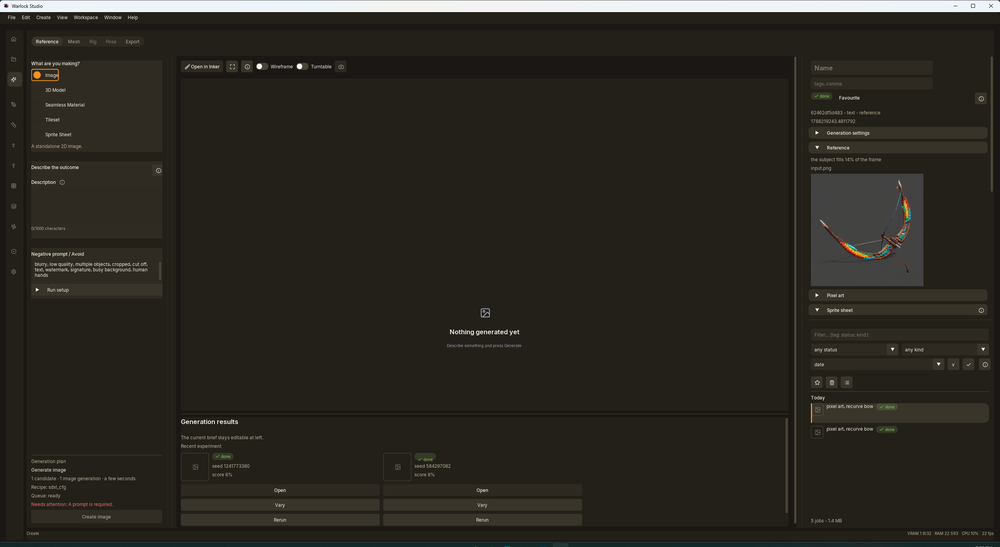
#> input picture ss1.png, 1000 x 547 px, shrunk from 2560 x 1401 before the run; its folder holds only this picture in this run
$ python -i pixel.py   (imports and definitions only)
#> lines starting #> are read from the running program, lines starting #| are printed output that depends on the picture; after the words box and inside, x2 and y2 are one past the last pixel; in counts of white or black regions, pixels touching at a corner belong together
"""Pixel-art processing and measurement: grids, palettes, dithering, cleanup.

The thing this module exists for is the *grid*. A pixel-art generator draws
logical pixels as square blocks -- typically 8x8 -- on a 1024 canvas, and that
block lattice has both a period and a **phase**: the first cell rarely starts at
x=0. Reducing such an image by cropping to the subject first and then scaling by
an arbitrary ratio destroys it twice over, once by moving the origin off the
lattice and once by sampling at non-cell-centre positions, and what comes out is
a small photograph of pixel art rather than pixel art. So the phase is measured
(``detect_grid``) and the reduction is taken at cell centres on the *full frame*
(``downscale_grid``); cropping happens afterwards, in logical space.

Processing and measurement live together on purpose: the bench's pixel metrics
(``bench/metrics.score_reference``) and the export path have to agree about what
"on the grid" means, and two implementations of that would drift.

Pure in the way ``seam.py`` is: stdlib at module level, NumPy and Pillow inside
the functions, no imports from ``service``/``queue``/``studio``. Nothing here
writes a file or decides where one goes.
"""

from __future__ import annotations

import hashlib
import re
from dataclasses import dataclass
from typing import TYPE_CHECKING, Any

if TYPE_CHECKING:  # pragma: no cover - typing only
    from PIL import Image as _ImageModule

    PILImage = _ImageModule.Image
else:  # pragma: no cover - runtime alias
    PILImage = Any

RGB = tuple[int, int, int]

# Cell sizes a generator plausibly draws on a 1024 canvas. Integers only in v1:
# a fractional period would need sub-pixel resampling to reduce, which is the
# blending this whole module exists to avoid. 8 is what pixel-art-xl produces.
GRID_SCALES: tuple[int, ...] = (4, 5, 6, 8, 10, 12, 16)

# Normalized within-cell variance below which the lattice is considered real.
# Provisional: Phase C's bench run over bench/suites/pixel-v1 calibrates it from
# the observed separation between an on-grid generation and an off-grid one, and
# docs/measurements/2026-08-06-pixel-art-xl.md is that document (procedure
# pre-registered, run not yet taken) and comes before it moves -- the pattern
# trellis_band and mesh_hole_max both set.
GRID_RESIDUAL_MAX = 0.05

# Alpha is binary in pixel art: a cell is drawn or it is not. The threshold is
# the midpoint rather than anything tuned, because the input is either already
# binary (a cutout) or a resample artefact.
ALPHA_THRESHOLD = 128

# Below this a "grid" is a handful of cells and the statistic is noise.
_MIN_CELLS = 4


@dataclass(frozen=True, slots=True)
class PixelOpts:
    """Everything about a pixel export that is not its size.

    Frozen and defaulted so that ``PixelOpts()`` is exactly the legacy export:
    no palette file, no dither, no cleanup, and ``colors`` carrying the old
    median-cut cap. Callers compare a stored manifest against these fields to
    decide staleness, which is why ``palette_hash`` is content-derived -- a
    palette file edited in place keeps its name and must still re-derive.
    """

    colors: int = 0
    palette_name: str | None = None
    palette: tuple[RGB, ...] | None = None
    palette_hash: str | None = None
    dither: bool = False
    cleanup: bool = False


# --------------------------------------------------------------------------
# Palette files
# --------------------------------------------------------------------------

_HEX_RE = re.compile(r"^#?([0-9a-fA-F]{6})$")


# [56 lines left out: functions parse_hex, parse_gpl, not called in this run]


# --------------------------------------------------------------------------
# The two ported readers
# --------------------------------------------------------------------------
#
# ``studio/inker/gpl.py`` reads these same two formats for the Inker's own
# import, and the code below is a **port** of that module's ``parse_jasc`` and
# ``parse_txt`` rather than a call to them: this package may not import the
# studio, and the studio's headless Inker package may not import this one. Two
# readers of one format is a real cost and the accepted one here.
#
# What keeps it survivable is that the duplication is pinned rather than
# trusted: ``tests/inker/test_palette_formats.py`` feeds the same fixture bytes
# to both sides and asserts the same colours come back, for every format both
# can read. Change the tolerance of one of these and that test fails.

_ARGB_RE = re.compile(r"^#?([0-9a-fA-F]{8})$")

#: The two lines a JASC ``.pal`` starts with. Only the first is checked; the
#: version has been ``0100`` since Paint Shop Pro shipped it and no reader in
#: the wild looks at it.
JASC_HEADER = "JASC-PAL"


# [64 lines left out: functions parse_pal, parse_txt, not called in this run]


def _clamp(value: int) -> int:
    return max(0, min(255, int(value)))


#: Every suffix :func:`parse_palette` reads, and the reader for it. Two-way
#: against ``service.palettes.SUFFIXES``: a suffix that directory offers and
#: this cannot read is a file the picker lists and the loader refuses, and one
#: this reads that the directory ignores is a reader nobody can reach. A test
#: asserts the two keys match.
PARSERS = {
    ".hex": parse_hex,
    ".gpl": parse_gpl,
    ".pal": parse_pal,
    ".txt": parse_txt,
}


# [207 lines left out: functions parse_palette, palette_digest, _luma, _axis_phase, grid_residual, detect_grid and 3 more, not called in this run]


_srgb_lut_cache: Any = None


# [39 lines left out: functions _get_srgb_lut, _to_oklab, not called in this run]


# A 4x4 Bayer matrix, in threshold units of 1/16. Ordered rather than
# error-diffused on purpose: diffusion is serial, spreads a decision across
# neighbouring cells and so is unstable under any later crop, while an ordered
# matrix is a pure function of position -- the same pixel dithers the same way
# whatever else is in the frame.
_BAYER4 = (
    (0, 8, 2, 10),
    (12, 4, 14, 6),
    (3, 11, 1, 9),
    (15, 7, 13, 5),
)


# [97 lines left out: functions _nearest_native, map_palette, snap_alpha, not called in this run]


def clean_orphans(image: PILImage) -> tuple[PILImage, int]:
    """Lone pixels take their neighbourhood's colour.

    A pixel none of whose eight neighbours shares its colour is, at 32px, an
    artefact of the reduction rather than a decision -- the generator does not
    place single-pixel detail at that size. It is replaced by the most common
    colour among its neighbours, so a deliberate two-pixel highlight survives
    (each of the pair has the other) while a stray does not.

    Transparent pixels are left alone in both roles: an isolated *hole* is a
    silhouette decision, and the alpha snap above already made it deliberate.
    """
    import numpy as np
    from PIL import Image

    rgba = np.asarray(image.convert("RGBA"))
    h, w = rgba.shape[:2]
    if h < 3 or w < 3:
        return (image.convert("RGBA"), 0)
    opaque = rgba[:, :, 3] > 0
    # One integer per distinct colour, so "same colour" is one comparison.
    rgb = rgba[:, :, :3].astype(np.int64)
    code = (rgb[:, :, 0] << 16) | (rgb[:, :, 1] << 8) | rgb[:, :, 2]
    code = np.where(opaque, code, -1)

    padded = np.pad(code, 1, constant_values=-1)
    neighbours = [
        padded[1 + dy : 1 + dy + h, 1 + dx : 1 + dx + w]
        for dy in (-1, 0, 1)
        for dx in (-1, 0, 1)
        if (dy, dx) != (0, 0)
    ]
    stack = np.stack(neighbours, axis=-1)
    lonely = opaque & ~(stack == code[:, :, None]).any(axis=-1)
    if not lonely.any():
        return (Image.fromarray(rgba, "RGBA"), 0)

    out = rgba.copy()
    ys, xs = np.nonzero(lonely)
    for y, x in zip(ys.tolist(), xs.tolist(), strict=True):
        vals = [v for v in stack[y, x].tolist() if v >= 0]
        if not vals:
            continue
        winner = max(set(vals), key=vals.count)
        out[y, x, :3] = (
            (winner >> 16) & 0xFF,
            (winner >> 8) & 0xFF,
            winner & 0xFF,
        )
    return (Image.fromarray(out, "RGBA"), int(lonely.sum()))


# --------------------------------------------------------------------------
# Measurement
# --------------------------------------------------------------------------


def report(
    image: PILImage,
    *,
    palette: tuple[RGB, ...] | None = None,
    grid: dict[str, Any] | None = None,
) -> dict[str, Any]:
    """Four advisory numbers about a finished pixel export.

    Advisory in the sense every measurement in this codebase is: nothing here
    fails anything, the numbers go on the manifest and the user decides.
    """
    import numpy as np

    rgba = np.asarray(image.convert("RGBA"))
    opaque = rgba[:, :, 3] > 0
    total = int(opaque.sum())
    pixels = rgba[:, :, :3][opaque]
    colors = int(len(np.unique(pixels.reshape(-1, 3), axis=0))) if total else 0

    out: dict[str, Any] = {"colors": colors, "opaque": total}
    if palette:
        entries = {tuple(int(c) for c in e) for e in palette}
        if total:
            member = sum(
                1 for row in np.unique(pixels.reshape(-1, 3), axis=0).tolist()
                if tuple(row) in entries
            )
            out["palette_fraction"] = float(member) / max(1, colors)
        else:
            out["palette_fraction"] = 1.0
    _, orphans = clean_orphans(image)
    out["orphan_fraction"] = (float(orphans) / total) if total else 0.0
    if grid is not None:
        out["grid_residual"] = grid.get("residual")
        out["grid_scale"] = grid.get("scale")
    return out


# [24 lines left out: function verdict, not called in this run]

>>> from PIL import Image
>>> picture = Image.open('../../../ss1.png')
#> picture is the input picture: PIL image 1000x547 RGBA; mean R, G, B, A 42.6, 39.7, 33.1, 255
>>> result = report(picture)
#> in report, `opaque = rgba[:, :, 3] > 0`: opaque: shape (547, 1000) bool; every value is 1
#> in report, `total = int(opaque.sum())`: total = 547000
#> in report, `colors = int(len(np.unique(pixels.reshape(-1, 3), axis=0))) if total e..`: colors = 5319
#> in report, `out: dict[str, Any] = {"colors": colors, "opaque": total}`: out = {'colors': 5319, 'opaque': 547000}
#> in clean_orphans, `padded = np.pad(code, 1, constant_values=-1)`:
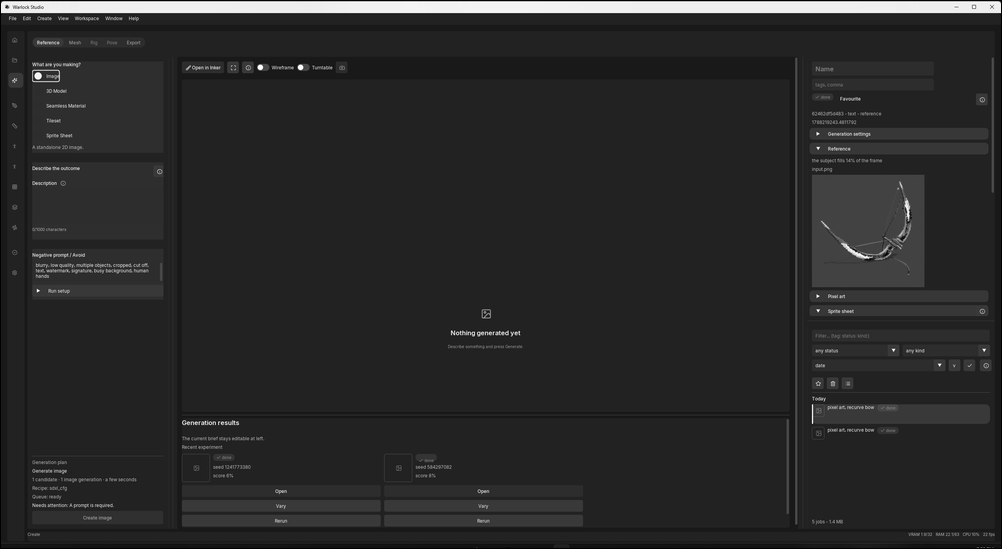
#> padded: shape (549, 1002) int64; min -1, max 16777215, mean 2783039.4; drawn with min black and max white
#> in clean_orphans, `neighbours = [ padded[1 + dy : 1 + dy + h, 1 + dx : 1 + dx + w] for dy..`: neighbours = 8 items
#> in clean_orphans, `lonely = opaque & ~(stack == code[:, :, None]).any(axis=-1)`:
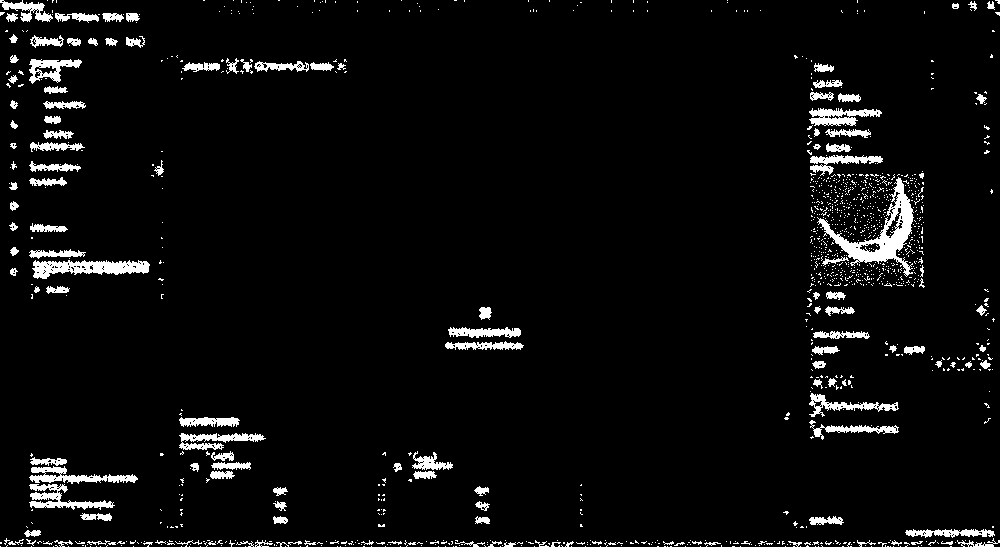
#> lonely: shape (547, 1000) bool; 4.7% white; 1242 white regions (1108 under 20 px), largest, box (x1, y1, x2, y2) and area: (817, 177, 914, 277) 2367, (32, 260, 150, 279) 1334, (29, 484, 115, 510) 872
#> the loop in clean_orphans, `for y, x in zip(ys.tolist(), xs.tolist(), strict=True):` made 25526 passes
#> (y, x, vals, winner) on passes 1 to 3: (0, 0, [7435128, 9080210, 15989245], 7435128), (0, 1, [2961205, 11449271, 9080210, 15989245, 16252415], 9080210), (0, 2, [7435128, 11975358, 15989245, 16252415, 16252415], 16252415)
#> after the loop in clean_orphans, `for y, x in zip(ys.tolist(), xs.tolist(), strict=True):`:
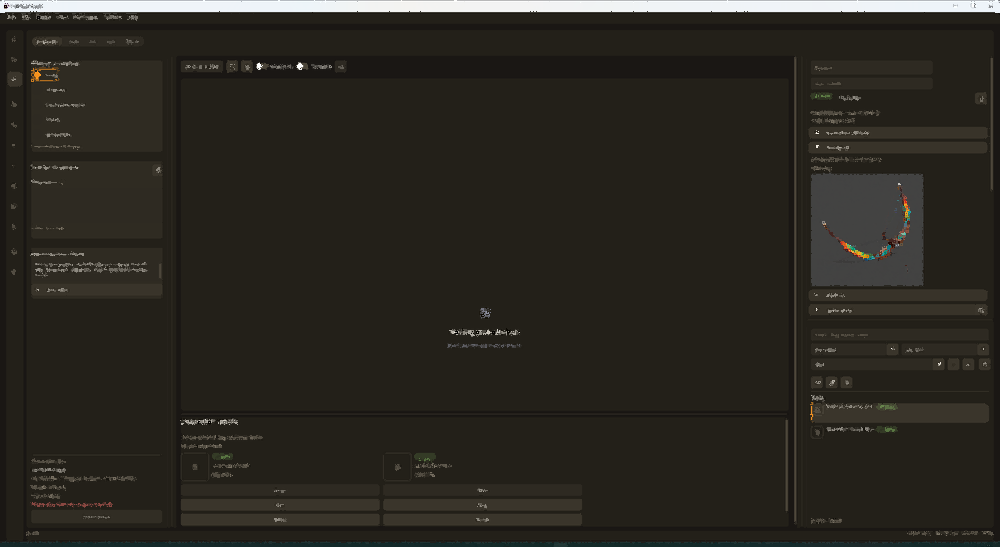
#> out: shape (547, 1000, 4); 4.67% of pixels changed, all inside (x1, y1, x2, y2) = (0, 0, 1000, 547)
#> in report, `_, orphans = clean_orphans(image)`: orphans = 25526
#> result = {'colors': 5319, 'opaque': 547000, 'orphan_fraction': 0.0467}
